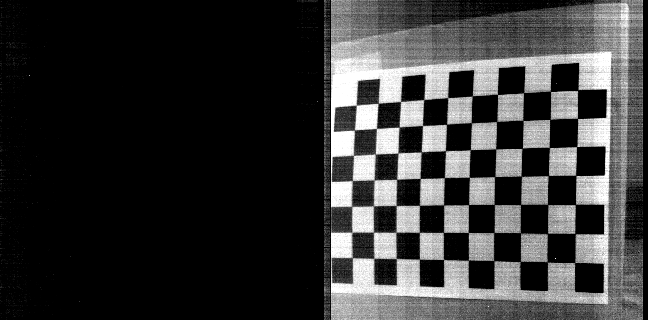
#> input picture EpipolarCalibCode/checkerboardIms/0003.png, 648 x 320 px; its folder holds only this picture in this run
$ python calibrateCamera_testRedistort.py   (older library calls are emulated)
#> lines starting #> are read from the running program, lines starting #| are printed output that depends on the picture
### EpipolarCalibCode/opencv_distort.py
import numpy as np
import cv2

def distortimage(image, mtx, dist, interpolation = cv2.INTER_AREA):

    height,width = image.shape[:2];
    u,v = cv2.initUndistortRectifyMap(mtx,None,None, mtx,(width,height), cv2.CV_32FC1)


    points = np.concatenate((u.reshape(-1,1), v.reshape(-1,1)), axis = 1)
    points = np.array(points).reshape(-1,1,2).astype(np.float32)
    res = cv2.undistortPoints(points, mtx, dist);


    u_dist = res[:,0,0].reshape(height,width) * mtx[0,0] + mtx[0,2];
    v_dist = res[:,0,1].reshape(height,width) * mtx[1,1] + mtx[1,2];


    image_distorted = cv2.remap(image,u_dist,v_dist, interpolation = interpolation)

    return image_distorted

### EpipolarCalibCode/calibrateCamera_testRedistort.py

# coding: utf-8

# In[5]:


import os
from os import listdir, makedirs
from os.path import isfile, join
import numpy as np
import cv2
import scipy.io as sio
from matplotlib import pyplot as plt
import shutil
import glob
from opencv_distort import *

folderName = "checkerboardIms"
formatName = 'png'
#Useful parameters for calibration
numberPose = 50
posesToTry = np.ones((numberPose,1));
#use to prune poses, minus 1 to pose number, cuz python indexing
#posesToTry[[1, 22, 24, 16,7, 19]]= 0;
#width,height = (1563,1043)
width,height = (324,320)
lengths = 24.2
chessH,chessW = (7,10)

outputFolderName = '%s_undistorted' % folderName
outputFolderName2 = '%s_redistorted' % folderName
try:
    shutil.rmtree(outputFolderName)
    os.makedirs(outputFolderName)
    shutil.rmtree(outputFolderName2)
    os.makedirs(outputFolderName2)
except:
    os.makedirs(outputFolderName)
    os.makedirs(outputFolderName2)


a = sio.loadmat("CalibParams_undist.mat")
#> (reads EpipolarCalibCode/CalibParams_undist.mat from the repository)

mtx = a['cameraMatrix']
dist = a['dist']
ret = a['retval']

u,v = cv2.initUndistortRectifyMap(mtx,None,None, mtx,(width,height), cv2.CV_32FC1)

for x in glob.glob('%s/*.%s' % (folderName, formatName)):
    curIm = cv2.imread(x, cv2.IMREAD_GRAYSCALE)
#> curIm is the input picture: shape (320, 648); min 0, max 255, mean 53.8

    bucket1 = curIm[:,:width]
    bucket2 = curIm[:,width:]
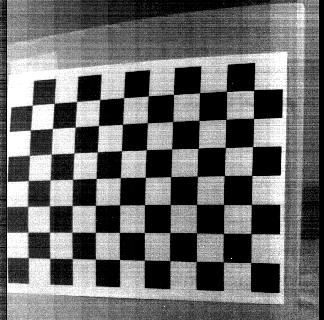
#> bucket2: shape (320, 324); min 0, max 255, mean 107.3
    newImage1 = cv2.undistort(bucket1, mtx, dist, None, mtx)
    newImage2 = cv2.undistort(bucket2, mtx, dist, None, mtx)
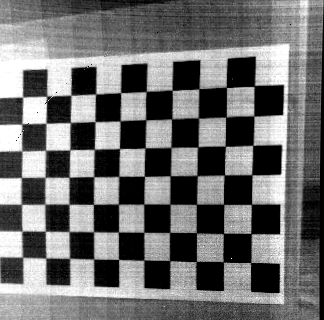
#> newImage2: shape (320, 324); min 0, max 255, mean 111.4
    image2_redistorted = distortimage(newImage2, mtx, dist)
#> in distortimage, `image_distorted = cv2.remap(image,u_dist,v_dist, interpolation = inter..`:
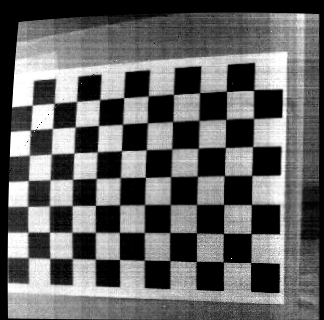
#> image_distorted: shape (320, 324); min 0, max 255, mean 101

    cv2.imwrite(x.replace(folderName, outputFolderName), np.concatenate((newImage1, newImage2), axis=1))
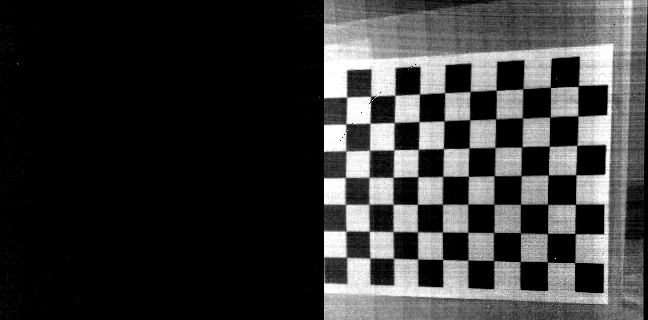
#> saved as 0003.png: shape (320, 648); min 0, max 255, mean 55.7
    cv2.imwrite(x.replace(folderName, outputFolderName2), np.concatenate((bucket1, image2_redistorted), axis=1))
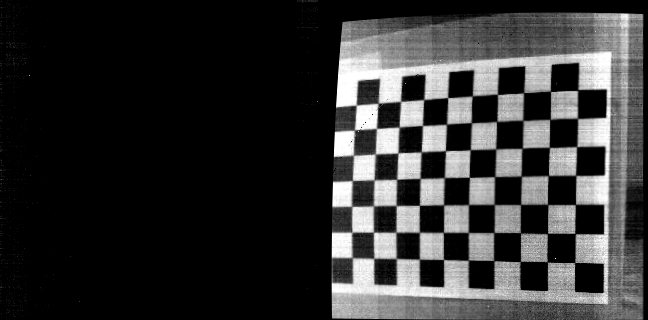
#> saved as 0003.png: shape (320, 648); min 0, max 255, mean 50.6
